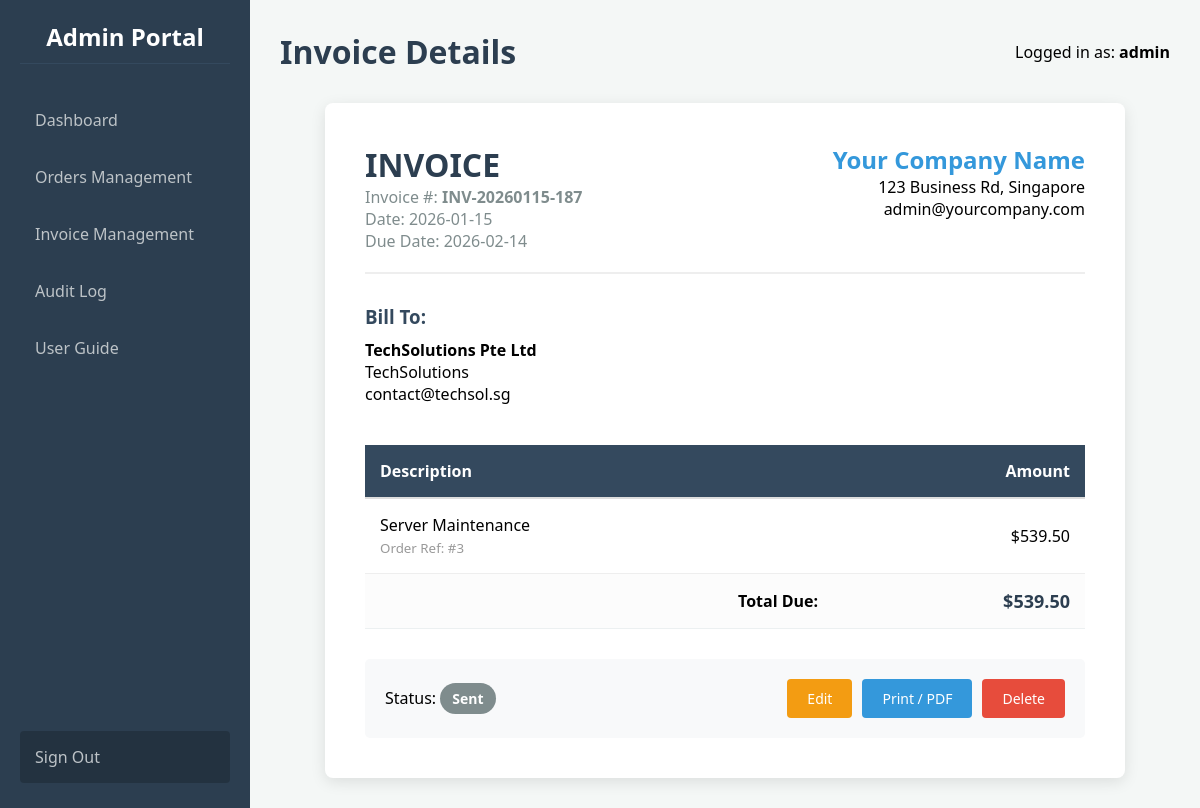
The page /invoices/view/5 (signed in) on the database as committed earlier.
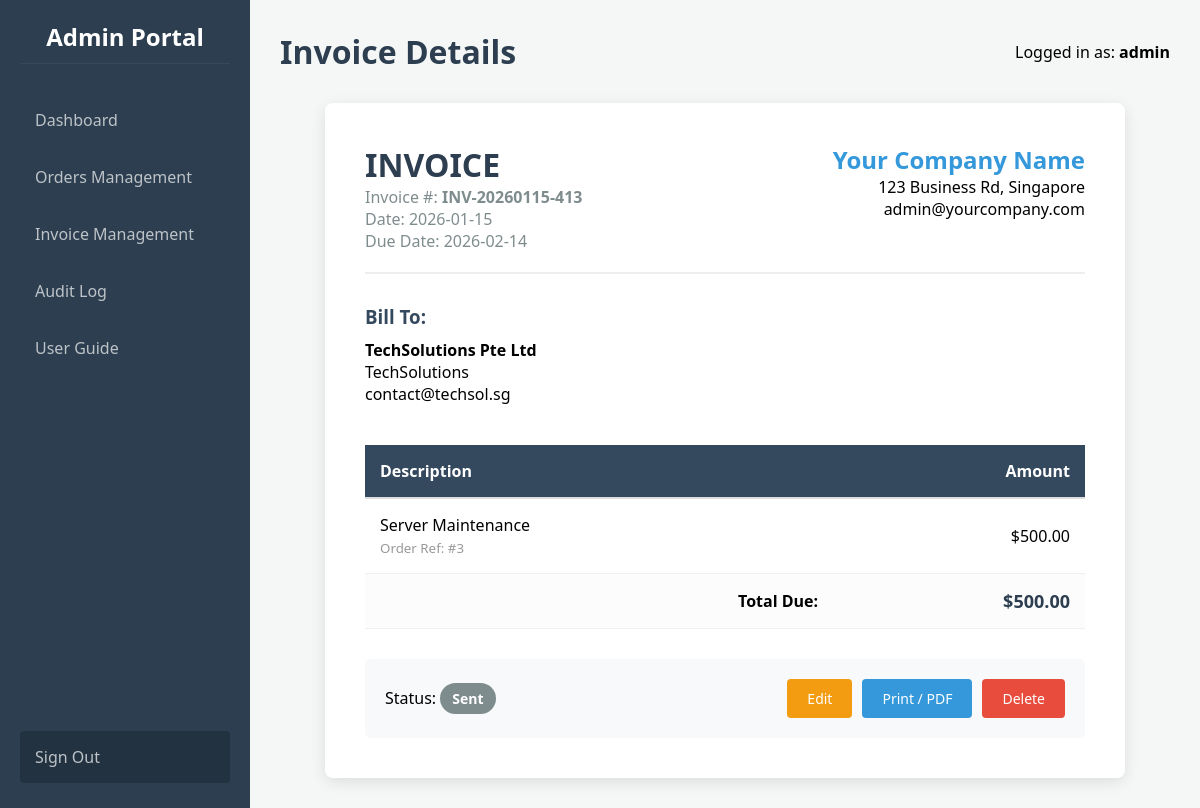
The same page on the database as committed later.
### app.py (models this page shows)
class Invoice(db.Model):
    id = db.Column(db.Integer, primary_key=True)
    invoice_code = db.Column(db.String(50), unique=True, nullable=False)
    order_id = db.Column(db.Integer, db.ForeignKey('order.id'))
    client_id = db.Column(db.Integer, db.ForeignKey('client.id'), nullable=False)
    amount = db.Column(db.Float, nullable=False)
    status = db.Column(db.String(50), default='Draft')
    date_created = db.Column(db.DateTime, default=datetime.utcnow)
    date_due = db.Column(db.DateTime)
    client = db.relationship('Client', backref=db.backref('invoices', lazy=True))
    order = db.relationship('Order', backref=db.backref('invoice', uselist=False))

### app.py (the view)
@app.route('/invoices/view/<int:invoice_id>')
def view_invoice(invoice_id):
    if 'user_id' not in session: return redirect(url_for('login'))
    invoice = Invoice.query.get_or_404(invoice_id)
    return render_template('view_invoice.html', invoice=invoice)

### templates/view_invoice.html (shortened to what this page needs)
{% extends "base.html" %}
{% block header %}Invoice Details{% endblock %}
{% block content %}
    <div class="invoice-container" style="background: white; padding: 40px; border-radius: 8px; max-width: 800px; margin: 0 auto; box-shadow: 0 4px 15px rgba(0,0,0,0.1);">
        <div style="display: flex; justify-content: space-between; border-bottom: 2px solid #eee; padding-bottom: 20px; margin-bottom: 30px;">
            <div>
                <h1 style="color: #2c3e50;">INVOICE</h1>
                <p style="color: #7f8c8d;">Invoice #: <strong>{{ invoice.invoice_code }}</strong></p>
                <p style="color: #7f8c8d;">Date: {{ invoice.date_created.strftime('%Y-%m-%d') }}</p>
                <p style="color: #7f8c8d;">Due Date: {{ invoice.date_due.strftime('%Y-%m-%d') }}</p>
            </div>
            <div style="text-align: right;">
                <h2 style="color: #3498db;">Your Company Name</h2>
                <p>123 Business Rd, Singapore</p>
                <p>admin@yourcompany.com</p>
            </div>
        </div>
        <div style="margin-bottom: 40px;">
            <h3 style="color: #34495e; margin-bottom: 10px;">Bill To:</h3>
            <p><strong>{{ invoice.client.name }}</strong></p>
            <p>{{ invoice.client.company }}</p>
            <p>{{ invoice.client.email }}</p>
        </div>
        <table style="width: 100%; border-collapse: collapse; margin-bottom: 30px;">
            <thead style="background: #f8f9fa;">
                <tr>
                    <th style="padding: 15px; text-align: left; border-bottom: 2px solid #ddd;">Description</th>
                    <th style="padding: 15px; text-align: right; border-bottom: 2px solid #ddd;">Amount</th>
                </tr>
            </thead>
            <tbody>
                <tr>
                    <td style="padding: 15px; border-bottom: 1px solid #eee;">
                        {{ invoice.order.description }}<br>
                        <small style="color: #999;">Order Ref: #{{ invoice.order.id }}</small>
                    </td>
                    <td style="padding: 15px; text-align: right; border-bottom: 1px solid #eee;">
                        ${{ "%.2f"|format(invoice.amount) }}
                    </td>
                </tr>
                <tr style="font-weight: bold; background-color: #fcfcfc;">
                    <td style="padding: 15px; text-align: right;">Total Due:</td>
                    <td style="padding: 15px; text-align: right; color: #2c3e50; font-size: 18px;">
                        ${{ "%.2f"|format(invoice.amount) }}
                    </td>
                </tr>
            </tbody>
        </table>
        <div class="badge-actions" style="background: #f8f9fa; padding: 20px; border-radius: 5px; display: flex; justify-content: space-between; align-items: center;">
            <div>
                Status: <span class="badge badge-{{ invoice.status }}" style="font-size: 14px;">{{ invoice.status }}</span>
            </div>
            <div style="display: flex; gap: 10px;">
                <a href="{{ url_for('edit_invoice', invoice_id=invoice.id) }}" class="btn btn-secondary" style="background-color: #f39c12;">Edit</a>
                <button onclick="window.print()" class="btn btn-primary">Print / PDF</button>
                <form action="{{ url_for('delete_invoice', invoice_id=invoice.id) }}" method="POST" onsubmit="return confirm('Are you sure you want to delete this invoice? This action will be logged.');" style="display:inline;">
                    <button type="submit" class="btn btn-danger">Delete</button>
                </form>
            </div>
        </div>
    </div>
{% endblock %}

Rows that differ between the two databases and show on the page:
changed Invoice "Sent": invoice_code "INV-20260115-187" → "INV-20260115-413"; amount "539.50" → "500.00"
